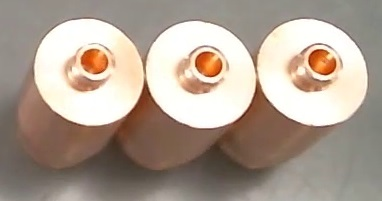
#> input picture experiments/images/contacts/3contacts.jpg, 382 x 201 px
$ python contours_skimage.py
#> lines starting #> are read from the running program, lines starting #| are printed output that depends on the picture; after the words box and inside, x2 and y2 are one past the last pixel; in counts of white or black regions, pixels touching at a corner belong together
import numpy as np
import matplotlib.pyplot as plt
from skimage import io, draw, color, img_as_ubyte
from skimage.feature import canny

from skimage import measure

def imread():
    # return data.coffee()[0:220, 160:420]
    return io.imread('../images/contacts/3contacts.jpg')#[15:129, 29:146]
#> returned value is the input picture: shape (201, 382, 3); mean R, G, B 173.4, 158.7, 145.7

def drawShape(img, coordinates, color):
    # Make sure the coordinates are expressed as integers
    coordinates = coordinates.astype(int)
    img[coordinates[:, 0], coordinates[:, 1]] = color
    return img

def main():

    image_rgb = imread()
    edges = canny(color.rgb2gray(image_rgb), sigma=1.0, low_threshold=0.55, high_threshold=0.8)
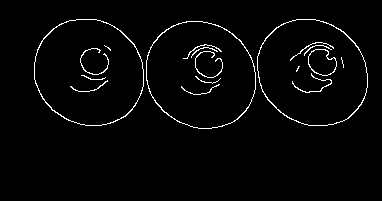
#> edges: shape (201, 382) bool; 2.5% white in thin lines or dots, all inside (x1, y1, x2, y2) = (34, 19, 368, 129)
    # Find contours at a constant value of 0.8
    contours = measure.find_contours(edges, 0.8, fully_connected='high', positive_orientation='high')
#> contours = 22 point arrays, longest 437 points

    # Display the image and plot all contours found
    fig, (ax1, ax2) = plt.subplots(nrows=2)
    ax1.imshow(edges, interpolation='nearest', cmap=plt.cm.gray)

    im = color.gray2rgb(img_as_ubyte(edges))
    for n, contour in enumerate(contours):
        drawShape(im, contour, (255, 0, 0))
#> this loop made 22 passes
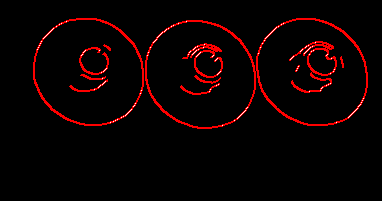
#> im: shape (201, 382, 3); mean R, G, B 12.6, 0.7, 0.7
        #ax1.plot(contour[:, 1], contour[:, 0], linewidth=2)
    ax2.imshow(im)

    ax1.axis('image')
    ax1.set_xticks([])
    ax1.set_yticks([])
    ax2.axis('image')
    ax2.set_xticks([])
    ax2.set_yticks([])
    plt.show()
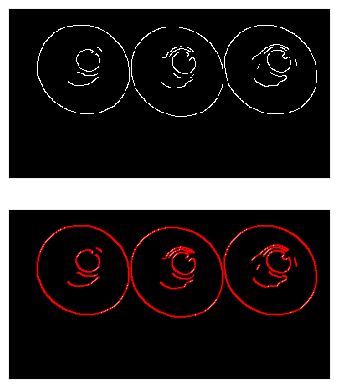
#> figure drawn by matplotlib, 2 panels

main()

$ run again, with experiments/images/contacts/big.jpg copied over experiments/images/contacts/3contacts.jpg
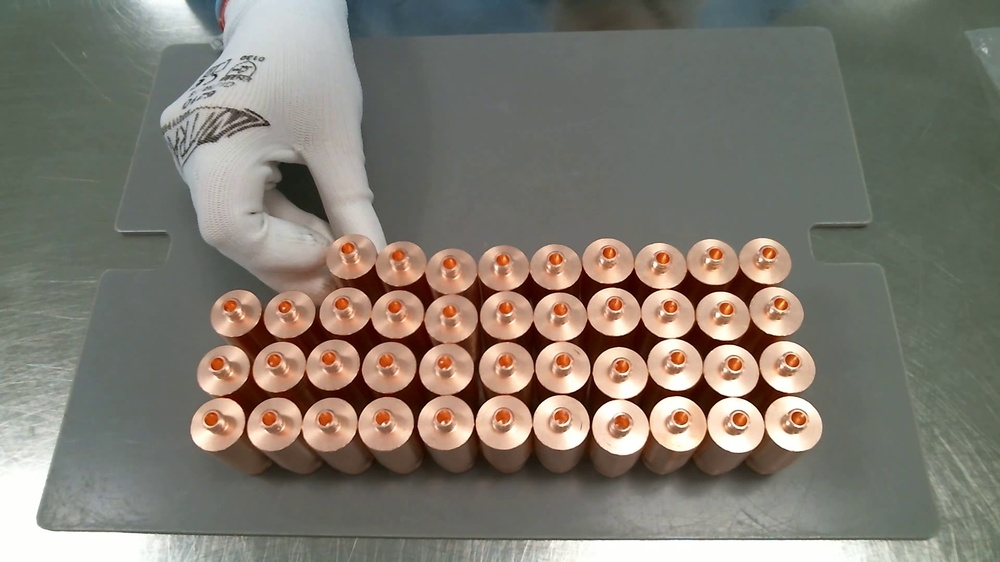
#> input picture experiments/images/contacts/big.jpg, 1000 x 562 px, shrunk from 1920 x 1080 before the run
#> in imread, returned value is the input picture: shape (562, 1000, 3); mean R, G, B 127.5, 122, 111.8
#> in main, `edges = canny(color.rgb2gray(image_rgb), sigma=1.0, low_threshold=0.55..`:
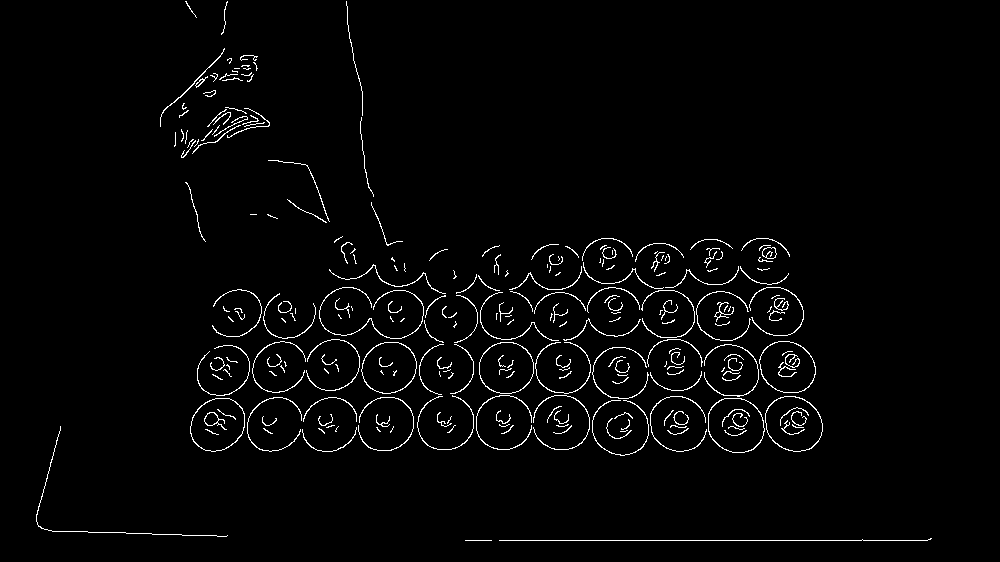
#> edges: shape (562, 1000) bool; 2.3% white in thin lines or dots, all inside (x1, y1, x2, y2) = (36, 1, 932, 541)
#> contours = 265 point arrays, longest 877 points
#> in main, `plt.show()`:
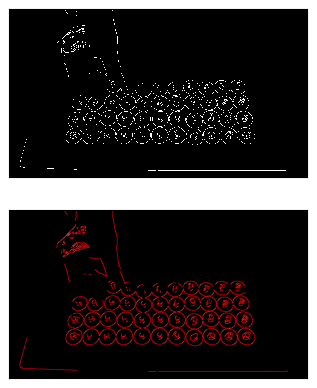
#> figure drawn by matplotlib, 2 panels
